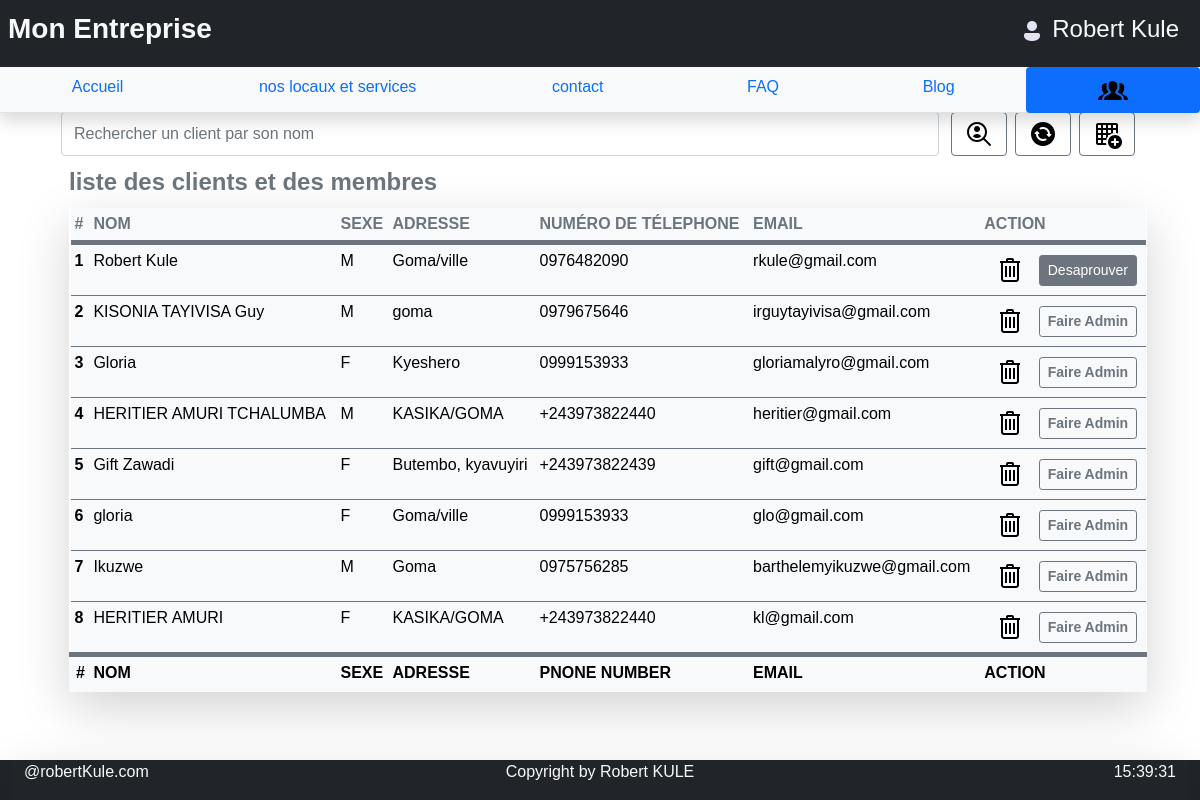
Page /projetWebIntro/mesPages/client.php (signed in) on the committed database.
### tables this page shows
CREATE TABLE IF NOT EXISTS `utilisateurs` (
  `id` int NOT NULL AUTO_INCREMENT,
  `nom` varchar(50) DEFAULT NULL,
  `sexe` enum('M','F') DEFAULT NULL,
  `motDePasse` text,
  `adresse` varchar(50) DEFAULT NULL,
  `numeroDeTelephone` varchar(50) DEFAULT NULL,
  `email` varchar(50) DEFAULT NULL,
  `typeDeCompte` tinyint(1) unsigned zerofill DEFAULT NULL,
  PRIMARY KEY (`id`)
);

### projetWebIntro/mesPages/client.php (the view, shortened to what this page needs)
    <div class="row">
        <div class="my-3">
        </div>
    </div>
    <div class=" col-11 mx-auto">
        <?php
        if ($_SESSION['compte']==1){
        echo "
        <form class=\"col-12 pt-2 d-flex\" role=\"search\" method=\"post\">
                <input name=\"cherche\" class=\"form-control me-2\" type=\"search\" placeholder=\"Rechercher un client par son nom\" aria-label=\"Search\">
                <button class=\"btn btn-outline-secondary mx-1\" type=\"submit\" name=\"maj\"><img src=\"../images/search.png\" alt=\"\"></button>
                <button class=\"btn btn-outline-secondary mx-1\" type=\"submit\" name=\"maj\"><img src=\"../images/update.png\" alt=\"\"></button>
                <a href=\"ajout.php\" class=\"btn btn-outline-secondary mx-1\"><img src=\"../images/add.png\" alt=\"\"></a>
            </form>
            <table class=\"table table-sm table-light table-hover mx-auto mx-lg-2 table-responsive border-5 border-secondary shadow-lg\">
                <caption class=\"caption-top  fs-4 fw-bold text-left\">liste des clients et des membres</caption>
                <thead class=\"table-light text-uppercase fw-bold  text-secondary\">
                    <tr>
                    <th scope=\"col\">#</th>
                    <th scope=\"col\">nom</th>
                    <th scope=\"col\">sexe</th>
                    <th scope=\"col\">adresse</th>
                    <th scope=\"col\">numéro de télephone</th>
                    <th scope=\"col\">email</th>
                    <th scope=\"col\">Action</th>
                    </tr>
                </thead>
                <tbody class=\"table-group-divider border border-5 border-secondary border-start-0 border-end-0  \">
                ";
                    try{
                        include("connectionDb.php");
                        if (isset($_POST['cherche']) AND !empty($_POST['cherche'])) {
                            $recherche=htmlentities($_POST['cherche']);
                            $req=$conn->prepare("SELECT * FROM utilisateurs WHERE nom LIKE '%$recherche%' OR adresse LIKE '%$recherche%' OR email LIKE '%$recherche%';");
                            $req->execute();
                            $datat=$req->fetchAll(PDO::FETCH_ASSOC);
                        } else {
                            $req=$conn->prepare("SELECT * FROM utilisateurs");
                            $req->execute();
                            $datat=$req->fetchAll(PDO::FETCH_ASSOC);
                        }
                            foreach ($datat as $row) {
                                $iduser=$row['id'];
                                $nomuser=$row['nom'];
                                $sexeuser=$row['sexe'];
                                $adresseuser=$row['adresse'];
                                $numeroDeTelephoneuser=$row['numeroDeTelephone'];
                                $emailuser=$row['email'];
                                $typeDeCompteuser=$row['typeDeCompte'];
                                echo "<tr>
                                    <th scope=\"row\">$iduser</td>
                                    <td>$nomuser</td>
                                    <td>$sexeuser</td>
                                    <td>$adresseuser</td>
                                    <td>$numeroDeTelephoneuser</td>
                                    <td>$emailuser</td>
                                    <td>
                                        <a href=\"elements/suprimer.php?id={$iduser}\" class='btn btn-default btn-sm'><img src=\"../images/efface.png\" alt=\"\"></a>
                                    ";
                                    if ($typeDeCompteuser !=1) {
                                        echo "<a href=\"elements/admnis.php?id={$iduser}\" class='btn btn-outline-secondary fw-bold btn-sm'>Faire Admin</a>
                                ";
                                    }elseif ($typeDeCompteuser ==1) {
                                        echo "<a href=\"elements/admnism.php?id={$iduser}\" class='btn btn-secondary btn-sm'>Desaprouver</a>
                                ";
                                    }
                                echo "
                                </td>
                                </tr>";
                            }
                            }catch(PDOException $e){
                                echo $e->getMessage();
                            }
                    echo "
                    </tbody>
                    <tfoot class=\"table-light border-3 border-light\">
                        <tr>
                            <th scope=\"col\">#</th>
                            <th scope=\"col\">nom</th>
                            <th scope=\"col\">sexe</th>
                            <th scope=\"col\">adresse</th>
                            <th scope=\"col\">pnone number</th>
                            <th scope=\"col\">email</th>
                            <th scope=\"col\">Action</th>
                        </tr>
                    </tfoot>
                </table>
            </div>";
        }
    ?>
    <div class="row">
            <div class="my-sm-3">
            </div>
    </div>
    </body>
</html>

### projetWebIntro/mesStyles/msform.css (style rules this page uses)
body { width: 100%; margin: 0px; font-family: Verdana, Geneva, Tahoma, sans-serif; }
th { text-transform: uppercase; }

### rows in the picture
utilisateurs: id "1", nom "Robert Kule", sexe "M", adresse "Goma/ville", numeroDeTelephone "0976482090", email "rkule@gmail.com"
utilisateurs: id "2", nom "KISONIA TAYIVISA Guy", sexe "M", adresse "goma", numeroDeTelephone "0979675646", email "irguytayivisa@gmail.com"
utilisateurs: id "3", nom "Gloria", sexe "F", adresse "Kyeshero", numeroDeTelephone "0999153933", email "gloriamalyro@gmail.com"
utilisateurs: id "4", nom "HERITIER AMURI TCHALUMBA", sexe "M", adresse "KASIKA/GOMA", numeroDeTelephone "+243973822440", email "heritier@gmail.com"
utilisateurs: id "5", nom "Gift Zawadi", sexe "F", adresse "Butembo, kyavuyiri", numeroDeTelephone "+243973822439", email "gift@gmail.com"
utilisateurs: id "6", nom "gloria", sexe "F", adresse "Goma/ville", numeroDeTelephone "0999153933", email "glo@gmail.com"
utilisateurs: id "7", nom "Ikuzwe", sexe "M", adresse "Goma", numeroDeTelephone "0975756285", email "barthelemyikuzwe@gmail.com"
utilisateurs: id "8", nom "HERITIER AMURI", sexe "F", adresse "KASIKA/GOMA", numeroDeTelephone "+243973822440", email "kl@gmail.com"

### other values in the picture
$user "Robert Kule"
